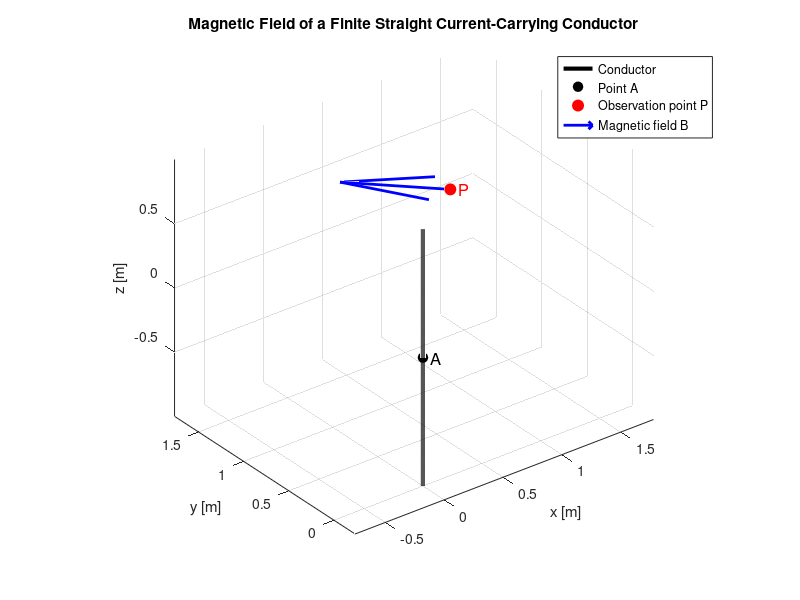

Recreate this plot in MATLAB.
%% Magnetic field of a finite straight current-carrying conductor
% The conductor is a free-standing straight wire of length l,
% centered at point A = [Ax, Ay, Az] and oriented parallel to the z-axis.
%
% The magnetic field at point P = [Px, Py, Pz] is calculated using
% the Biot-Savart law:
%
%       dB = (mu0 / 4*pi) * I * (dl x R) / |R|^3
%
% where:
%   dl = differential current-element vector
%   R  = vector from the current element to observation point P
%   mu0 = permeability of free space

clear;
clc;
close all;

%% -------------------- Input parameters ------------------------------

% Permeability of free space
mu0 = 4*pi*1e-7;          % H/m

% Current and conductor length
I = 10;                   % Current [A]
l = 2;                    % Conductor length [m]

% Coordinates of conductor center A = [Ax, Ay, Az]
Ax = 0;
Ay = 0;
Az = 0;

% Observation point P = [Px, Py, Pz]
Px = 1;
Py = 1;
Pz = 0.5;

%% -------------------- Numerical integration -------------------------

% Number of segments used to approximate the conductor
N = 10000;

% Position along the conductor measured from its center
z = linspace(-l/2, l/2, N);

% Differential length
dz = z(2) - z(1);

% Coordinates of each current element
x_wire = Ax * ones(size(z));
y_wire = Ay * ones(size(z));
z_wire = Az + z;

% Initialize magnetic field vector
B = [0, 0, 0];

% Unit vector along the current direction (+z)
z_hat = [0, 0, 1];

% Numerically integrate the Biot-Savart law
for k = 1:N

    % Position of the current element
    r_source = [x_wire(k), y_wire(k), z_wire(k)];

    % Vector from current element to observation point P
    R = [Px, Py, Pz] - r_source;

    % Distance from current element to P
    Rmag = norm(R);

    % Differential current-element vector
    dl = z_hat * dz;

    % Differential magnetic field
    dB = (mu0/(4*pi)) * I * cross(dl, R) / Rmag^3;

    % Accumulate magnetic field
    B = B + dB;
end

%% -------------------- Display result --------------------------------

fprintf('Magnetic field at P = [%.3f, %.3f, %.3f] m:\n', Px, Py, Pz);
fprintf('Bx = %.6e T\n', B(1));
fprintf('By = %.6e T\n', B(2));
fprintf('Bz = %.6e T\n', B(3));
fprintf('|B| = %.6e T\n', norm(B));

%% -------------------- 3D visualization ------------------------------

figure('Color','w');
hold on;
grid on;
axis equal;

% Plot the conductor
plot3(x_wire, y_wire, z_wire, 'k-', 'LineWidth', 3);

% Mark point A (center of conductor)
plot3(Ax, Ay, Az, 'ko', ...
    'MarkerFaceColor','k', 'MarkerSize',7);

% Mark observation point P
plot3(Px, Py, Pz, 'ro', ...
    'MarkerFaceColor','r', 'MarkerSize',8);

% Scale the B vector for easier visualization.
% The scaling is only for plotting and does not change the calculated B.
BplotScale = 1e6;

% Plot magnetic-field vector using quiver3
quiver3(Px, Py, Pz, ...
        BplotScale*B(1), ...
        BplotScale*B(2), ...
        BplotScale*B(3), ...
        0, 'b', 'LineWidth', 2, 'MaxHeadSize', 0.5);

% Label the points
text(Ax, Ay, Az, '  A', 'FontSize', 12);
text(Px, Py, Pz, '  P', 'FontSize', 12, 'Color','r');

% Coordinate axes
xlabel('x [m]');
ylabel('y [m]');
zlabel('z [m]');

title('Magnetic Field of a Finite Straight Current-Carrying Conductor');

legend('Conductor', 'Point A', 'Observation point P', ...
       'Magnetic field B', 'Location','best');

view(3);
hold off;
